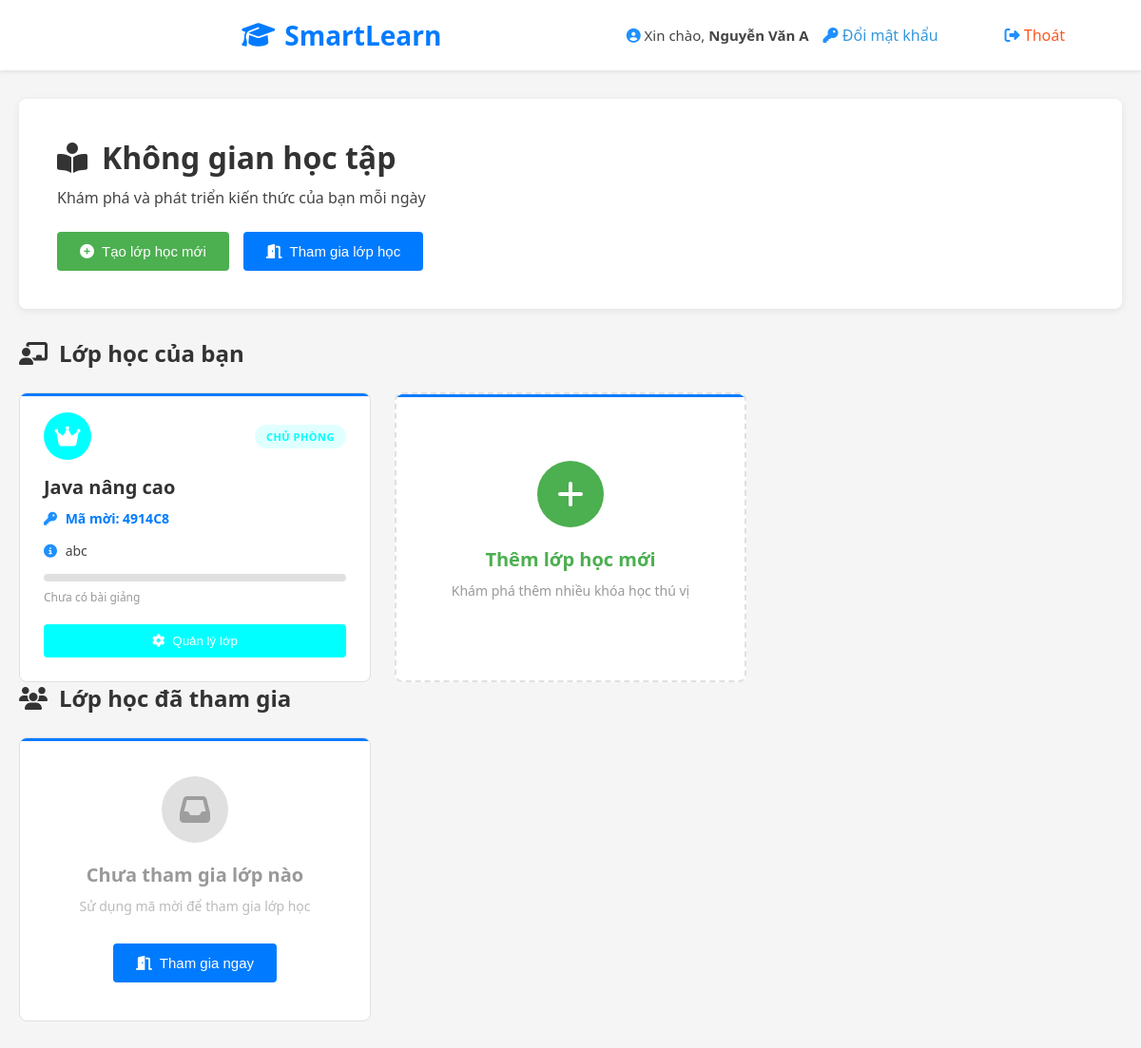
/dashboard/user_dashboard.php (signed in), run on an earlier commit of the app's database.
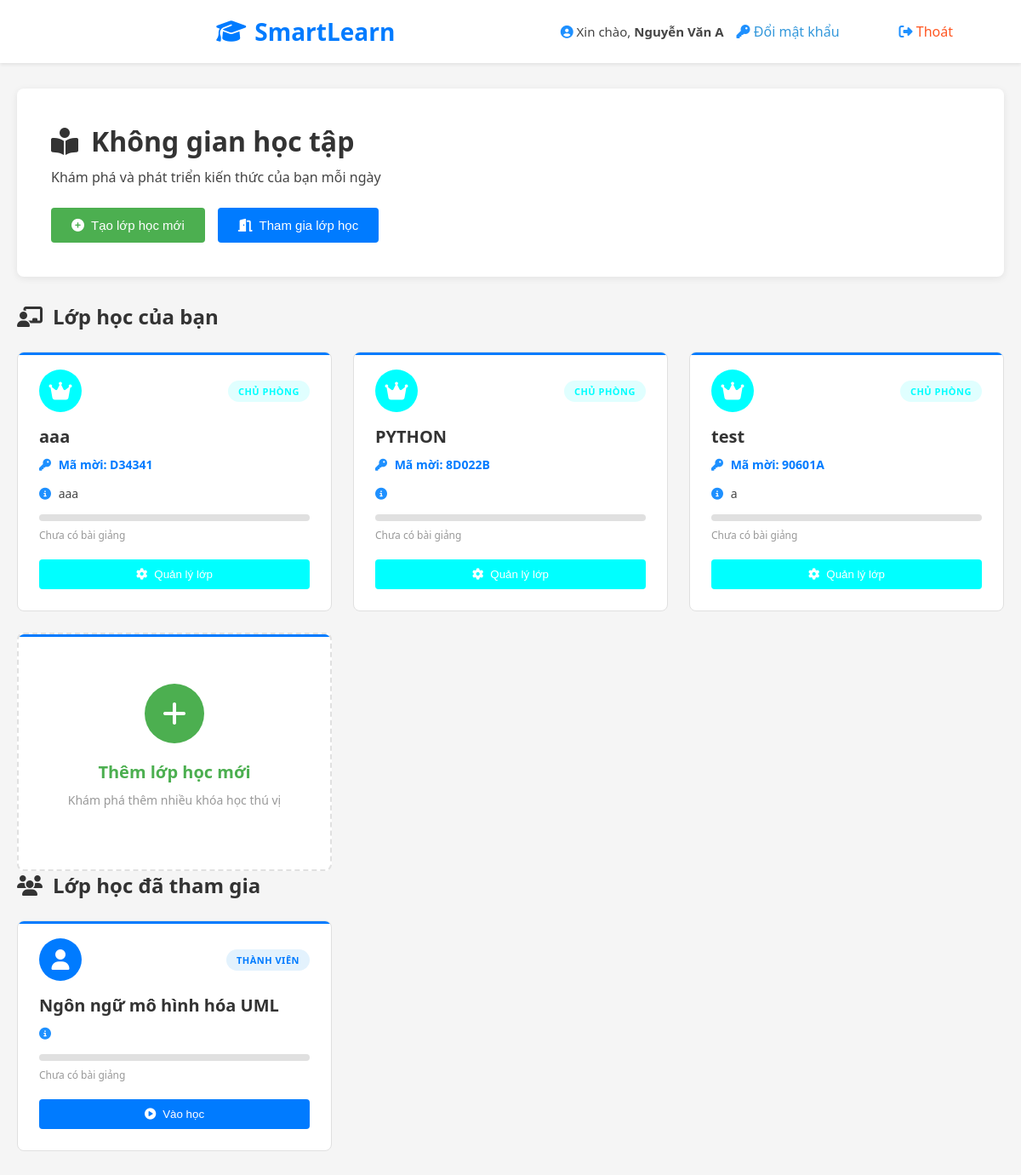
And on a later commit of the database.
### tables this page shows
CREATE TABLE `classes` (
  `id` int(11) NOT NULL,
  `class_name` varchar(255) NOT NULL,
  `description` text DEFAULT NULL,
  `owner_id` int(11) DEFAULT NULL,
  `invite_code` varchar(10) DEFAULT NULL,
  `created_at` timestamp NOT NULL DEFAULT current_timestamp(),
  `type` enum('public','private') DEFAULT 'public',
  `requirements` text DEFAULT NULL
);

### dashboard/user_dashboard.php (the view, shortened to what the changed rows need)
<?php
require_once __DIR__ . '/../config/db_config.php';
$user_id = $_SESSION['user_id'];
$sql = "SELECT * FROM classes WHERE owner_id = '$user_id' ORDER BY created_at DESC";
$result = mysqli_query($conn, $sql);
$sql_joined = "SELECT c.* FROM classes c
               JOIN class_members cm ON c.id = cm.class_id
               WHERE cm.user_id = '$user_id'";
$result_joined = mysqli_query($conn, $sql_joined);
?>
<!DOCTYPE html>
<html lang="vi">
<head>
    <link rel="stylesheet" href="/E_learning/assets/css/user_style.css?v=<?php echo filemtime(__DIR__ . '/../assets/css/user_style.css'); ?>">
    <link rel="stylesheet" href="https://cdnjs.cloudflare.com/ajax/libs/font-awesome/6.4.0/css/all.min.css">
</head>
<body class="user-dashboard-page">
    <div class="container">
        <div class="welcome-section">
            <div class="welcome-content">
                <h1><i class="fas fa-book-reader"></i> Không gian học tập</h1>
            </div>
        </div>
        <section class="my-classes">
            <h2><i class="fas fa-chalkboard-teacher"></i> Lớp học của bạn</h2>
            <div class="class-grid">
                <?php
                if (mysqli_num_rows($result) > 0) {
                    while($row = mysqli_fetch_assoc($result)) {
                ?>
                    <div class="class-card">
                        <div class="card-header">
                            <div class="card-icon owner-icon">
                                <i class="fas fa-crown"></i>
                            </div>
                            <div class="card-tag owner">Chủ phòng</div>
                        </div>
                        <h3><?php echo htmlspecialchars($row['class_name']); ?></h3>
                        <p class="class-info class-info-code">
                            <i class="fas fa-key"></i> Mã mời: <?php echo $row['invite_code']; ?>
                        </p>
                        <p class="class-info">
                            <i class="fas fa-info-circle"></i> <?php echo htmlspecialchars($row['description']); ?>
                        </p>
                        <div class="progress-bar">
                        </div>
                        <p class="progress-text">Chưa có bài giảng</p>
                        <button class="btn-enter owner-btn js-enter-class" data-href="/E_learning/modules/class/manage_class.php?id=<?php echo $row['id']; ?>">
                            <i class="fas fa-cog"></i> Quản lý lớp
                        </button>
                    </div>
                <?php
                    }
                }
                ?>
            </div>
        </section>
        <section class="my-classes">
            <h2><i class="fas fa-users"></i> Lớp học đã tham gia</h2>
            <div class="class-grid">
                <?php
                if (mysqli_num_rows($result_joined) > 0) {
                    while($row = mysqli_fetch_assoc($result_joined)) {
                ?>
                    <div class="class-card">
                        <div class="card-header">
                            <div class="card-icon member-icon">
                                <i class="fas fa-user"></i>
                            </div>
                            <div class="card-tag member">Thành viên</div>
                        </div>
                        <h3><?php echo htmlspecialchars($row['class_name']); ?></h3>
                        <p class="class-info">
                            <i class="fas fa-info-circle"></i> <?php echo htmlspecialchars($row['description']); ?>
                        </p>
                        <div class="progress-bar">
                        </div>
                        <p class="progress-text">Chưa có bài giảng</p>
                        <button class="btn-enter member-btn js-enter-class" data-href="/E_learning/modules/class/manage_class.php?id=<?php echo $row['id']; ?>">
                            <i class="fas fa-play-circle"></i> Vào học
                        </button>
                    </div>
                <?php
                    }
                } else {
                ?>
                    <div class="class-card empty-card">
                        <div class="empty-icon">
                            <i class="fas fa-inbox"></i>
                        </div>
                        <h3>Chưa tham gia lớp nào</h3>
                        <p class="class-info">Sử dụng mã mời để tham gia lớp học</p>
                        <button class="btn btn-join js-goto-join-class btn-join-mt-15">
                            <i class="fas fa-door-open"></i> Tham gia ngay
                        </button>
                    </div>
                <?php
                }
                ?>
            </div>
        </section>
    </div>
</body>
</html>

What changed in the data, as far as the page shows it:
removed classes: class_name "Java nâng cao", invite_code "4914C8", description "abc", shown under "Lớp học của bạn"
added classes: class_name "aaa", invite_code "D34341", description "aaa", shown under "Lớp học của bạn"
added classes: class_name "PYTHON", invite_code "8D022B", shown under "Lớp học của bạn"
added classes: class_name "test", invite_code "90601A", description "a", shown under "Lớp học của bạn"
added classes: class_name "Ngôn ngữ mô hình hóa UML", shown under "Lớp học đã tham gia"
Also different on the page:
text no longer shown: "Chưa tham gia lớp nào Sử dụng mã mời để tham gia lớp học Tham gia ngay"
